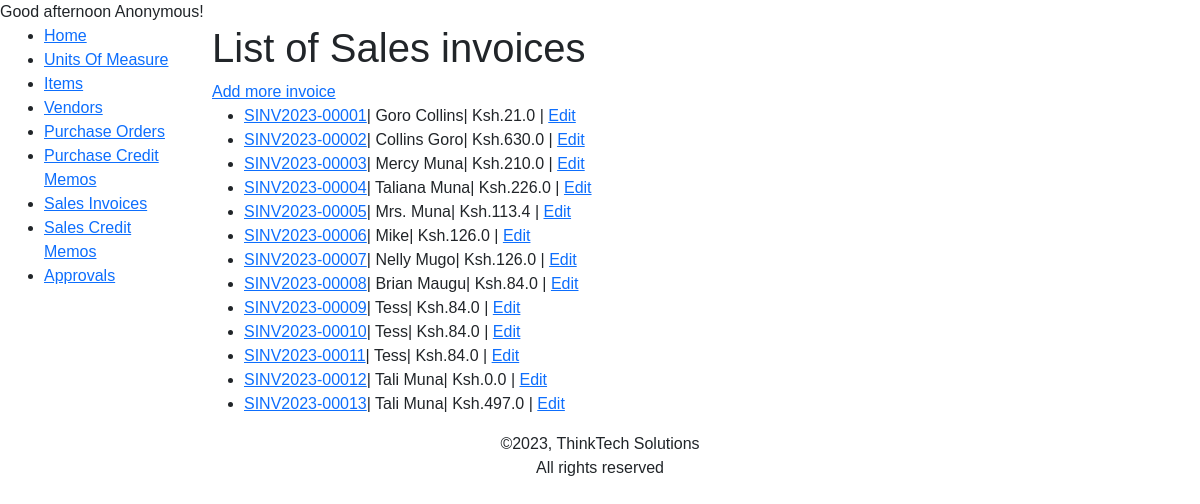
The page /inventory/invoices/ on the database as committed earlier.
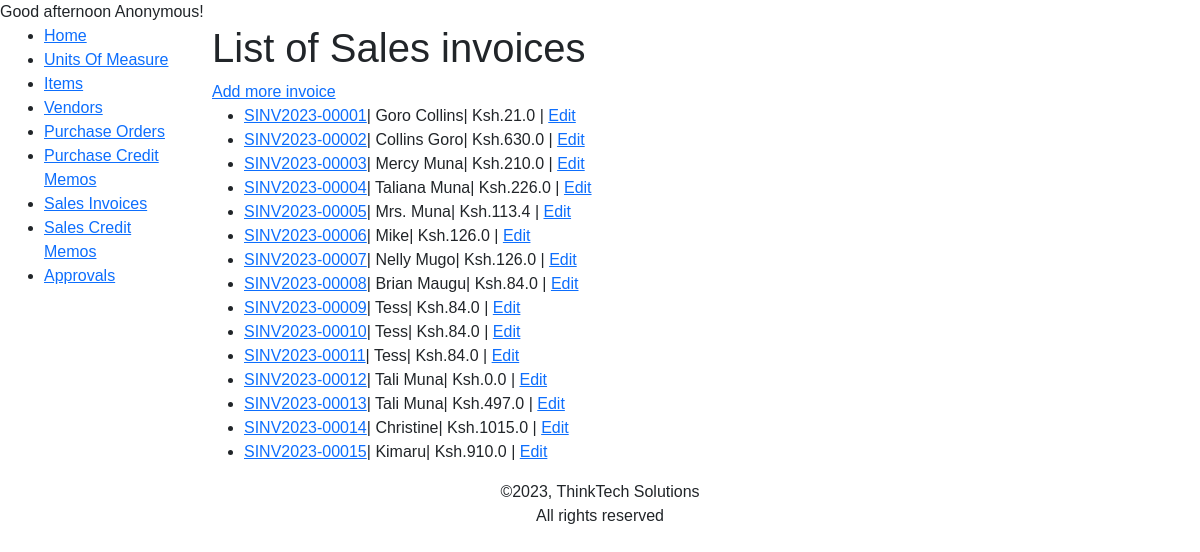
The same page on the database as committed later.
### inventory/models.py (models this page shows, shortened)
class SalesHeader(models.Model):
    number = SalesInvoice(primary_key=True,editable=False)
    customer = models.CharField(max_length=200)
    date = models.DateField(auto_now=True)
    amount = models.FloatField(editable=False, default=0)
    finalize = models.BooleanField(default=True)
    created_by = models.ForeignKey('auth.User', blank=True, null=True, default=None, on_delete=models.PROTECT, related_name='sales', related_query_name='sales',editable=False)
    class Meta:
        verbose_name_plural = 'Sales Invoices'
        ordering = ["number"]

### inventory/views.py (the view)
# urls.py: path('invoices/', views.SalesInvoiceListView.as_view(), name='invoices'),
class SalesInvoiceListView(generic.ListView, LoginRequiredMixin):
    model = SalesHeader
    paginate_by = 25

### inventory/templatetags/custom_filters.py (called while the page is built)
@register.filter
def greeting(value):
    current_time = datetime.now().time()
    current_hour = current_time.hour
    if 5 <= current_hour < 12:
        time_category = "morning"
    elif 12 <= current_hour < 17:
        time_category = "afternoon"
    elif 17 <= current_hour < 20:
        time_category = "evening"
    else:
        time_category = "night"
    return f"Good {time_category}"

### inventory/templates/inventory/salesheader_list.html (shortened to what this page needs)
{% extends "inventory/base.html" %}
{% block content %}
    <h1>List of Sales invoices</h1>
    <a href="{% url 'inventory:invoice-create' %}">Add more invoice</a>
    <ul>
        {% for invoice in salesheader_list %}
        <li><a href="{% url 'inventory:invoice-detail' invoice.number %}">{{invoice.number}}</a>&#124; {{invoice.customer}}&#124; Ksh.{{invoice.amount}} | <a href="{% url 'inventory:invoice-update' invoice.number %}">Edit</a></li>
        {% endfor %}
    </ul>
{% endblock %}

Rows that differ between the two databases and show on the page:
added SalesHeader: number "SINV2023-00014", customer "Christine", amount "1015.0"
added SalesHeader: number "SINV2023-00015", customer "Kimaru", amount "910.0"
